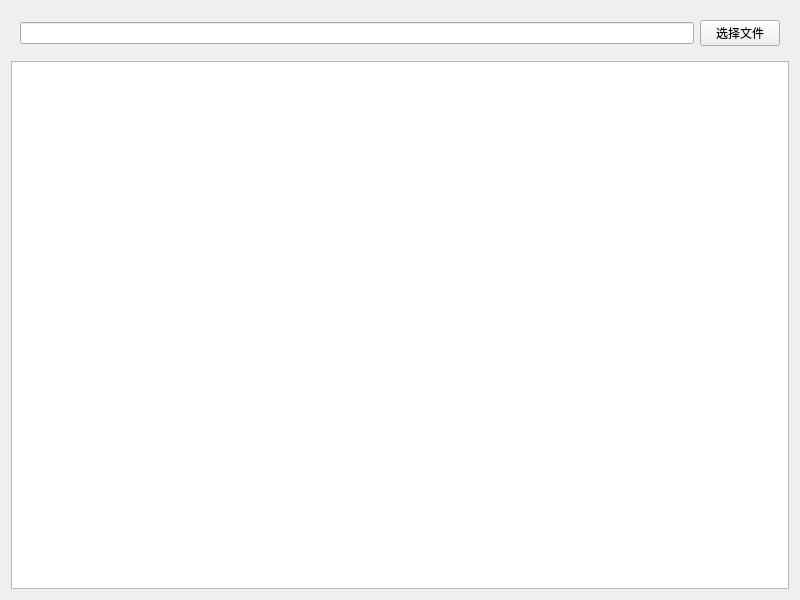
<?xml version="1.0" encoding="UTF-8"?>
<ui version="4.0">
 <class>Widget</class>
 <widget class="QWidget" name="Widget">
  <property name="geometry">
   <rect>
    <x>0</x>
    <y>0</y>
    <width>800</width>
    <height>600</height>
   </rect>
  </property>
  <property name="windowTitle">
   <string>Widget</string>
  </property>
  <layout class="QVBoxLayout" name="verticalLayout">
   <item>
    <widget class="QWidget" name="widget" native="true">
     <layout class="QHBoxLayout" name="horizontalLayout">
      <item>
       <widget class="QLineEdit" name="lineEdit"/>
      </item>
      <item>
       <widget class="QPushButton" name="addFile">
        <property name="text">
         <string>选择文件</string>
        </property>
       </widget>
      </item>
     </layout>
    </widget>
   </item>
   <item>
    <widget class="QTextEdit" name="textEdit"/>
   </item>
  </layout>
 </widget>
 <resources/>
 <connections/>
</ui>
